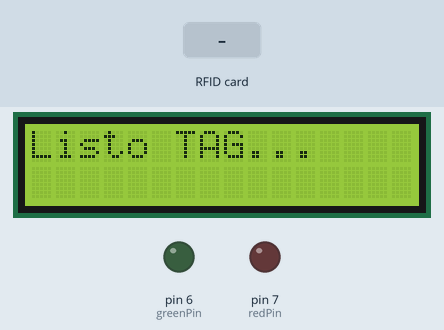
Bench run of a sketch on a simulated Arduino Uno, built with avr-gcc and run on an emulated ATmega328P. On the bench: 16×2 character LCD, output pins drawn as LEDs (lit = HIGH). Inputs (shaded band) come from the test bench. Pins used as bus, display or sensor lines are not drawn; what the sketch prints to the serial monitor is not drawn.

Above: at 1.3 s.
1.4 s: RFID card 72 11 92 51 held to the reader
At 1.8 s:
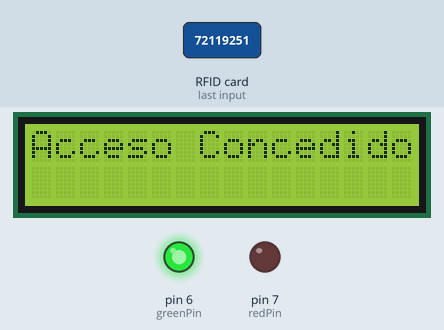
4.4 s: RFID card 5E 7A 19 C4 held to the reader
At 5.8 s:
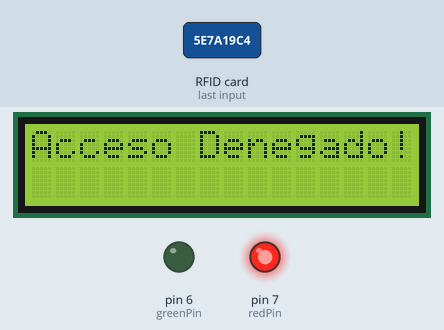
Timing chart, 0 to 7.9 s (numbered marks = the images above; inputs shaded):
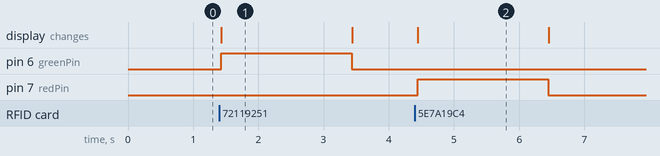

The sketch:

RFID_accesoTag_lcd.ino
```cpp
/*
  Lector RFID RC522 con LCD
*/

#include <SPI.h>
#include <MFRC522.h>
#include <LiquidCrystal_I2C.h>

#define SS_PIN 10    // seteamos el pin de datos del RC522
#define RST_PIN 9    // seteamos el reset del RC522

#define redPin 7     // seteamos el pin led rojo
#define greenPin 6   // seteamos el pin led verde

byte tagOk[4] = {0x72, 0x11, 0x92, 0x51};  //UID válido

LiquidCrystal_I2C lcd(0x27, 16, 2);
MFRC522 rfid(SS_PIN, RST_PIN); // Creamos el objeto

void setup() {
  Serial.begin(9600);    // Iniciamos el puerto serial
  lcd.init();            // Iniciamos el LCD
  lcd.backlight();       // Activamos luz de fondo
  SPI.begin();           // Iniciamos el bus SPI
  rfid.PCD_Init();       // Iniciamos el RC522

  Serial.println("Listo para leer RFID...");
  lcd.setCursor(0, 0);
  lcd.print("Listo TAG...");

  //Configuramos los pines de los LEDs
  pinMode(redPin, OUTPUT);
  pinMode(greenPin, OUTPUT);

  digitalWrite(redPin, LOW);
  digitalWrite(greenPin, LOW);
}

void loop() {
  // Esperamos una tarjeta nueva
  if (!rfid.PICC_IsNewCardPresent() || !rfid.PICC_ReadCardSerial()) return;

  // Mostrar UID en Serial
  Serial.print("UID de tarjeta: ");

  // Construir string del UID
  String uidString = "";
  for (byte i = 0; i < rfid.uid.size; i++) {
    if (rfid.uid.uidByte[i] < 0x10) uidString += "0"; // Agrega cero para formato
    uidString += String(rfid.uid.uidByte[i], HEX);
    uidString += " ";
  }

  uidString.trim(); // quita espacio final
  uidString.toUpperCase();

  Serial.println("UID leído");
  Serial.println(uidString);

  lcd.clear();

  //Comparamos el UID leído con el UID almacenado
  if(compararUid(rfid.uid.uidByte)) {
    //acceso concedido
    Serial.println("Acceso Concedido!");
    lcd.setCursor(0, 0);
    lcd.print("Acceso Concedido!");
    digitalWrite(redPin, LOW);
    digitalWrite(greenPin, HIGH);
  } else {
    //acceso denegado
    Serial.println("Acceso Denegado!");
    lcd.setCursor(0, 0);
    lcd.print("Acceso Denegado!");
    digitalWrite(redPin, HIGH);
    digitalWrite(greenPin, LOW);
  }

  delay(2000); // Espera un poco antes de limpiar

  // Limpiar pantalla para esperar nueva tarjeta
  lcd.clear();
  digitalWrite(redPin, LOW);
  digitalWrite(greenPin, LOW);
  lcd.setCursor(0, 0);
  lcd.print("Listo TAG...");

  rfid.PICC_HaltA(); // Detener comunicación con tarjeta
}

//Función para comparar UID
bool compararUid(byte *uid) {
  for(byte i = 0; i < 4; i++) {
    if(uid[i] != tagOk[i]) return false;
  }
  return true;
}
```

Measured:
- after the input at 1.4 s, pin 6 (greenPin): LOW → HIGH at once, → LOW 2.0 s later; the display: changes at once (image 1)
- after the input at 4.4 s, pin 7 (redPin): LOW → HIGH at once, → LOW 2.0 s later; the display: changes at once (image 2)
- what the display in image 1 shows lasts 2.0 s, from 1.4 s to 3.4 s
